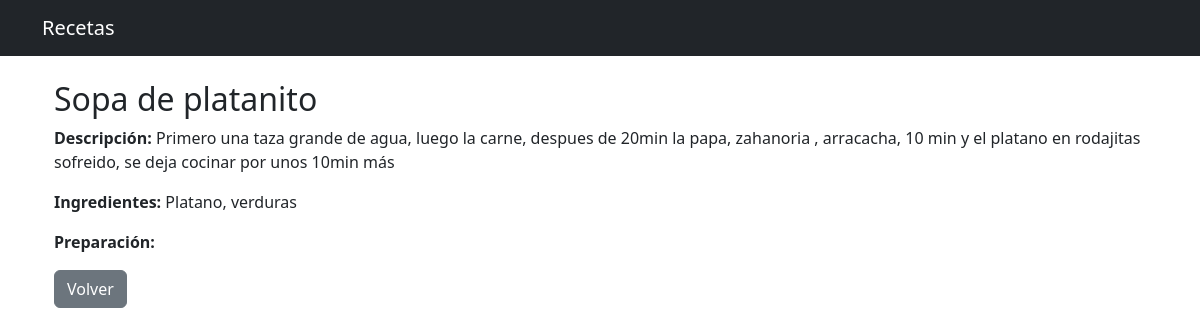
The app's page /receta/2/ with its own data.
### recetas/models.py (models this page shows, shortened)
class Receta(models.Model):
    CATEGORIAS = [
        ('sopa', 'Sopa'),
        ('carne', 'Carne'),
        ('ensalada', 'Ensalada'),
        ('postre', 'Postre'),
        ('bebida', 'Bebida'),
        ('otros', 'Otros'),
    ]
    DIFICULTADES = [
        ('fácil', 'Fácil'),
        ('media', 'Media'),
        ('difícil', 'Difícil'),
    ]
    nombre = models.CharField(max_length=200)
    categoria = models.CharField(
        max_length=50,
        choices=CATEGORIAS,
        default='otros'
    )
    origen = models.CharField(max_length=100, blank=True, null=True)
    ingredientes = models.TextField(
        help_text='Lista de ingredientes separados por coma'
    )
    descripcion = models.TextField(blank=True, null=True)
    tiempo_preparacion = models.IntegerField(
        help_text='Tiempo en minutos',
        default=0
    )
    dificultad = models.CharField(
        max_length=20,
        choices=DIFICULTADES,
        default='fácil'
    )
    creado_en = models.DateTimeField(auto_now_add=True)
    class Meta:
        verbose_name = "Receta"
        verbose_name_plural = "Recetas"

### recetas/views.py (the view)
# urls.py: path('receta/<int:pk>/', views.detalle, name='detalle'),
def detalle(request, pk):
    receta = get_object_or_404(Receta, pk=pk)
    return render(request, 'recetas/detalle.html', {'receta': receta})

### recetas/templates/recetas/detalle.html (shortened to what this page needs)
{% extends "recetas/base.html" %}
{% block content %}
<div class="container">
    <h2>{{ receta.nombre }}</h2>
    <p><strong>Descripción:</strong> {{ receta.descripcion }}</p>
    <p><strong>Ingredientes:</strong> {{ receta.ingredientes }}</p>
    <p><strong>Preparación:</strong> {{ receta.preparacion }}</p>
    <a href="/" class="btn btn-secondary">Volver</a>
</div>
{% endblock %}

### records on screen
Receta: nombre "Sopa de platanito", descripcion "Primero una taza grande de agua, luego la carne, despues de 20min la papa, zahanoria , arracacha, 10 min y el platano en rodajitas sofreido, se deja cocinar por unos 10min más", ingredientes "Platano, verduras"
